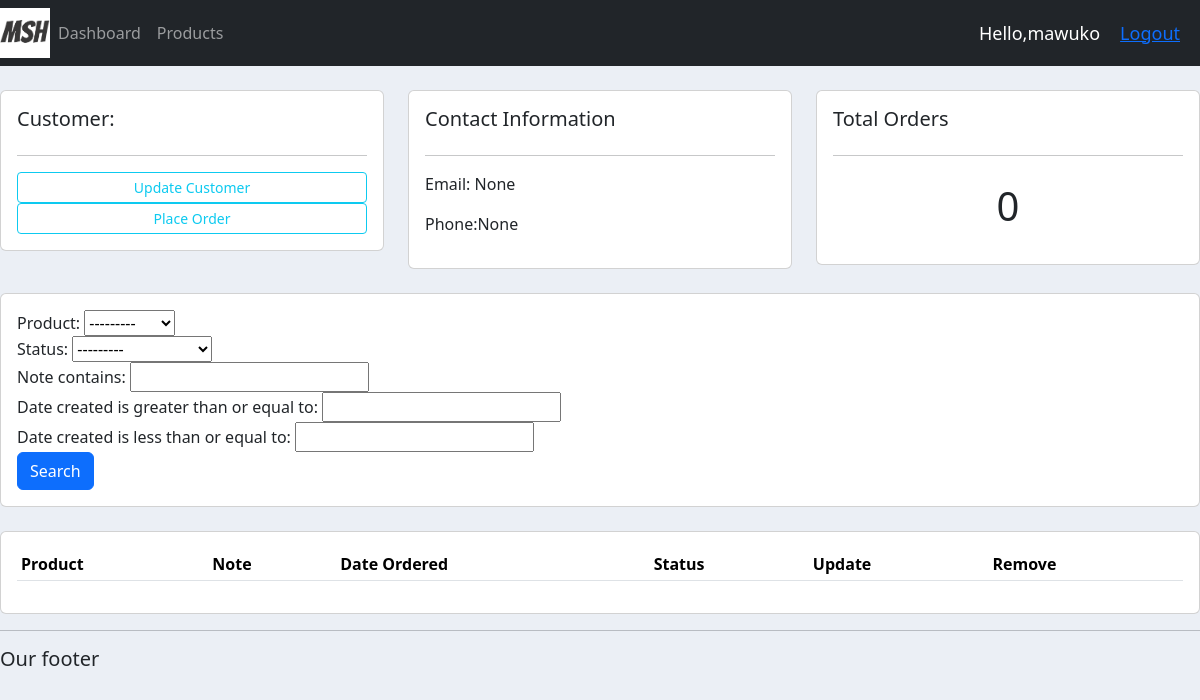
Page /customer/3/ (signed in) on the earlier database version.
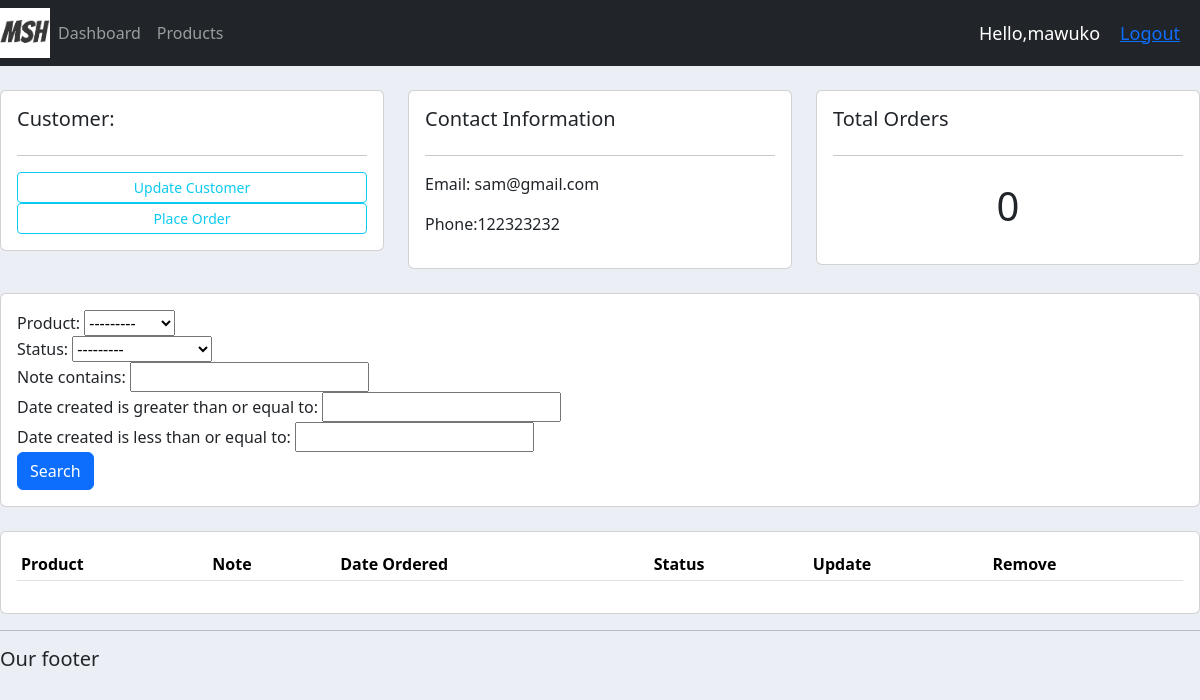
Same page on the later database version.
### accounts/models.py (models this page shows, shortened)
class Customer(models.Model):
    user = models.OneToOneField(User,null=True,blank=True,on_delete=models.CASCADE)
    name=models.CharField(max_length=200, null=True)
    phone=models.CharField(max_length=200,null=True)
    email=models.CharField(max_length=200, null=True)
    profile_pic=models.ImageField(default='Screenshot_324.png',null=True, blank=True)
    date_created= models.DateTimeField(auto_now_add=True,null=True)

### accounts/decorators.py (the view)
        def wrapper_func(request,*args,**kwargs):
            group = None
            if request.user.groups.exists():
                group= request.user.groups.all()[0].name
            if group in allowed_roles:
                return view_func(request,*args,**kwargs)
            else:
                return HttpResponse('You are not authorized to view this page')

### accounts/models.py (called while the page is built)
    def __str__(self):
        return self.name

### accounts/views.py (called while the page is built)
@login_required(login_url='login')
@allowed_users(allowed_roles=['admin'])
def customer(request , pk_test):
    customer= Customer.objects.get(id=pk_test)
    orders= customer.order_set.all()
    order_count=orders.count()
    myFilter = OrderFilter(request.GET, queryset=orders)
    orders=myFilter.qs
    context={'customer':customer, 'orders':orders,'order_count':order_count, 'myFilter':myFilter}
    return render(request,'accounts/customer.html',context)

### accounts/templates/accounts/customer.html (shortened to what this page needs)
{%extends 'accounts/main.html'%} {%block content%}
<br />
<div class="row">
  <div class="col-md">
    <div class="card card-body">
      <h5>Customer:</h5>
      <hr />
      <a class="btn btn-outline-info btn-sm btn-block" href=""
        >Update Customer</a
      >
      <a
        class="btn btn-outline-info btn-sm btn-block"
        href="{%url 'create_order' customer.id%}"
        >Place Order</a
      >
    </div>
  </div>
  <div class="col-md">
    <div class="card card-body">
      <h5>Contact Information</h5>
      <hr />
      <p>Email: {{customer.email}}</p>
      <p>Phone:{{customer.phone}}</p>
    </div>
  </div>
  <div class="col-md">
    <div class="card card-body">
      <h5>Total Orders</h5>
      <hr />
      <h1 style="text-align: center; padding: 10px">{{orders.count}}</h1>
    </div>
  </div>
</div>
<br />
<div class="row">
  <div class="col">
    <div class="card card-body">
      <form method="get">
        {{myFilter.form}}
        <button class="btn btn-primary" type="submit">Search</button>
      </form>
    </div>
  </div>
</div>
<br />
<div class="row">
  <div class="col-md">
    <div class="card card-body">
      <table class="table table-sm">
        <tr>
          <th>Product</th>
          <th>Note</th>
          <th>Date Ordered</th>
          <th>Status</th>
          <th>Update</th>
          <th>Remove</th>
        </tr>
      </table>
    </div>
  </div>
</div>
{%endblock%}

Differences in the rows shown:
changed Customer: email "None" → "sam@gmail.com"; phone "None" → "122323232"
